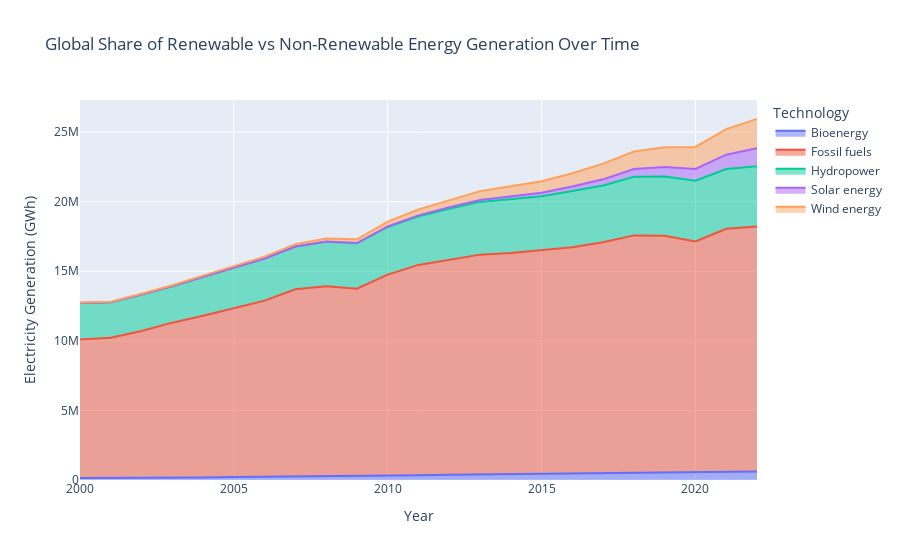

This figure's notebook cell:
### Markdown cell above
1. How has the share of renewable/non-renewable energy changed over time globally?

### Code cell
# Plot Global Electricity Generation Over Time
fig = px.area(world_energy, x='Year', y='Electricity Generation', color='Technology', line_group='Energy_Type',
                  title='Global Share of Renewable vs Non-Renewable Energy Generation Over Time')
fig.update_layout(xaxis_title='Year', yaxis_title='Electricity Generation (GWh)')
fig.show()

### Figure 1 — Plotly figure (JSON) as saved in the notebook; plotly's stock layout.template omitted (floating-point values rounded to 4 significant figures)
{"data": [{"fillpattern": {"shape": ""}, "hovertemplate": "Technology=Bioenergy<br>Energy_Type=Total Renewable<br>Year=%{x}<br>Electricity Generation=%{y}<extra></extra>", "legendgroup": "Bioenergy", "line": {"color": "#636efa"}, "marker": {"symbol": "circle"}, "mode": "lines", "name": "Bioenergy", "orientation": "v", "showlegend": true, "stackgroup": "1", "type": "scatter", "x": [2000, 2001, 2002, 2003, 2004, 2005, 2006, 2007, 2008, 2009, 2010, 2011, 2012, 2013, 2014, 2015, 2016, 2017, 2018, 2019, 2020, 2021, 2022], "xaxis": "x", "y": [146300.0, 146300.0, 160000.0, 172200.0, 187800.0, 209000.0, 221700.0, 244800.0, 263000.0, 281200.0, 316700.0, 334600.0, 370000.0, 396600.0, 428100.0, 455100.0, 469800.0, 492000.0, 515800.0, 545200.0, 568600.0, 609500.0, 618900.0], "yaxis": "y"}, {"fillpattern": {"shape": ""}, "hovertemplate": "Technology=Fossil fuels<br>Energy_Type=Total Non-Renewable<br>Year=%{x}<br>Electricity Generation=%{y}<extra></extra>", "legendgroup": "Fossil fuels", "line": {"color": "#EF553B"}, "marker": {"symbol": "circle"}, "mode": "lines", "name": "Fossil fuels", "orientation": "v", "showlegend": true, "stackgroup": "1", "type": "scatter", "x": [2000, 2001, 2002, 2003, 2004, 2005, 2006, 2007, 2008, 2009, 2010, 2011, 2012, 2013, 2014, 2015, 2016, 2017, 2018, 2019, 2020, 2021, 2022], "xaxis": "x", "y": [9957000.0, 10070000.0, 10550000.0, 11130000.0, 11610000.0, 12150000.0, 12670000.0, 13470000.0, 13650000.0, 13460000.0, 14440000.0, 15120000.0, 15450000.0, 15800000.0, 15880000.0, 16040000.0, 16260000.0, 16590000.0, 17060000.0, 17010000.0, 16570000.0, 17440000.0, 17600000.0], "yaxis": "y"}, {"fillpattern": {"shape": ""}, "hovertemplate": "Technology=Hydropower<br>Energy_Type=Total Renewable<br>Year=%{x}<br>Electricity Generation=%{y}<extra></extra>", "legendgroup": "Hydropower", "line": {"color": "#00cc96"}, "marker": {"symbol": "circle"}, "mode": "lines", "name": "Hydropower", "orientation": "v", "showlegend": true, "stackgroup": "1", "type": "scatter", "x": [2000, 2001, 2002, 2003, 2004, 2005, 2006, 2007, 2008, 2009, 2010, 2011, 2012, 2013, 2014, 2015, 2016, 2017, 2018, 2019, 2020, 2021, 2022], "xaxis": "x", "y": [2615000.0, 2552000.0, 2620000.0, 2621000.0, 2797000.0, 2913000.0, 3025000.0, 3062000.0, 3209000.0, 3261000.0, 3428000.0, 3494000.0, 3680000.0, 3790000.0, 3893000.0, 3895000.0, 4037000.0, 4088000.0, 4208000.0, 4253000.0, 4369000.0, 4297000.0, 4330000.0], "yaxis": "y"}, {"fillpattern": {"shape": ""}, "hovertemplate": "Technology=Solar energy<br>Energy_Type=Total Renewable<br>Year=%{x}<br>Electricity Generation=%{y}<extra></extra>", "legendgroup": "Solar energy", "line": {"color": "#ab63fa"}, "marker": {"symbol": "circle"}, "mode": "lines", "name": "Solar energy", "orientation": "v", "showlegend": true, "stackgroup": "1", "type": "scatter", "x": [2000, 2001, 2002, 2003, 2004, 2005, 2006, 2007, 2008, 2009, 2010, 2011, 2012, 2013, 2014, 2015, 2016, 2017, 2018, 2019, 2020, 2021, 2022], "xaxis": "x", "y": [1312.0, 1678.0, 1950.0, 2370.0, 3064.0, 4381.0, 5995.0, 8079.0, 12750.0, 20950.0, 33760.0, 65610.0, 101700.0, 137400.0, 192600.0, 252300.0, 324800.0, 437500.0, 560000.0, 689900.0, 835700.0, 1031000.0, 1294000.0], "yaxis": "y"}, {"fillpattern": {"shape": ""}, "hovertemplate": "Technology=Wind energy<br>Energy_Type=Total Renewable<br>Year=%{x}<br>Electricity Generation=%{y}<extra></extra>", "legendgroup": "Wind energy", "line": {"color": "#FFA15A"}, "marker": {"symbol": "circle"}, "mode": "lines", "name": "Wind energy", "orientation": "v", "showlegend": true, "stackgroup": "1", "type": "scatter", "x": [2000, 2001, 2002, 2003, 2004, 2005, 2006, 2007, 2008, 2009, 2010, 2011, 2012, 2013, 2014, 2015, 2016, 2017, 2018, 2019, 2020, 2021, 2022], "xaxis": "x", "y": [30940.0, 37740.0, 52420.0, 63390.0, 84100.0, 103200.0, 129500.0, 168900.0, 216900.0, 272000.0, 342800.0, 433800.0, 526100.0, 636500.0, 712100.0, 827900.0, 952900.0, 1132000.0, 1259000.0, 1413000.0, 1588000.0, 1840000.0, 2098000.0], "yaxis": "y"}], "layout": {"legend": {"title": {"text": "Technology"}, "tracegroupgap": 0}, "title": {"text": "Global Share of Renewable vs Non-Renewable Energy Generation Over Time"}, "xaxis": {"anchor": "y", "domain": [0, 1], "title": {"text": "Year"}}, "yaxis": {"anchor": "x", "domain": [0, 1], "title": {"text": "Electricity Generation (GWh)"}}}}
